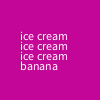
Frame 1 (no input)
Frame 60 (the mouse pressed at the canvas centre just before this capture): identical to frame 1, image omitted
Frame 120 (the mouse held since frame 60 and released just before this capture): identical to frame 1, image omitted

The Processing sketch that drew this single still picture (run headless with seeded random() and noise(); from frame 60 on, the mouse is pressed at the canvas centre):

// Processing sketch: Bannana_Split
// ── Bannana_Split.pde
void setup(){

  background(110, 110);
}

void draw() {
  background(#C40698);
  fill(#FFFFFC);
  for (int i = 4; i < 7; i++){
  text("ice cream", 20, i*10);
  }
  text("banana", 20, 70);
}
